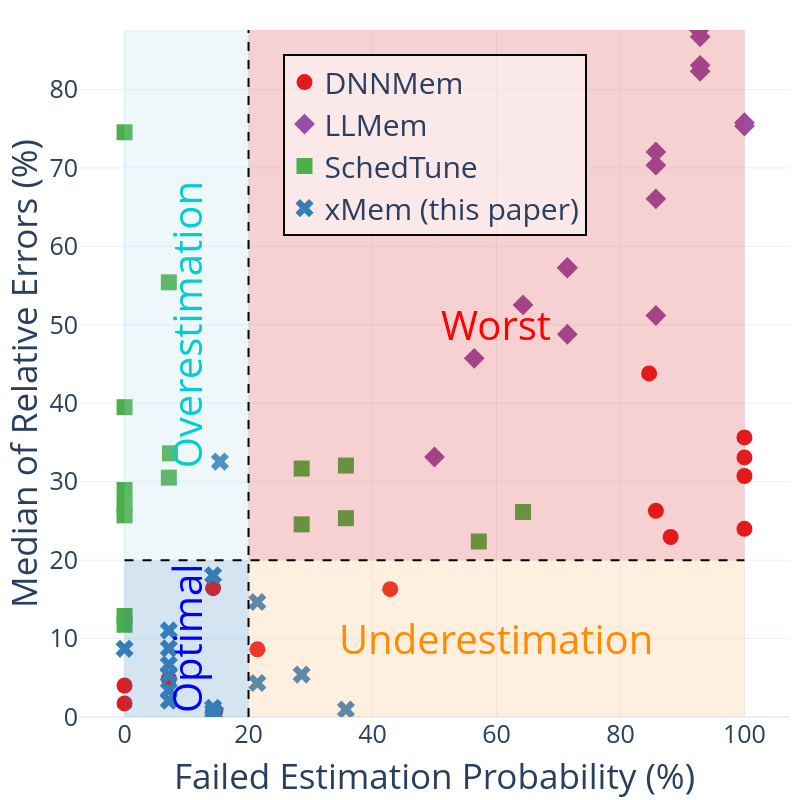

The code cell stored with this chart in its notebook:
### Markdown cell above
## Four Quadrant Analysis for SGD

### Code cell
fig = e_plot.plot_probability_estimation_vs_error_scatter_diagram_model_base(
    title="Evaluation-Comparison of Success Rate vs Relative Error-SGD",
    data_dir=anova_dir,
    optimiser="SGD",
    image_size=(800, 800),
    title_font_size=35,
    legend_font_size=30,
    tickfont_size=25,
    quadrant_font_size=40,
    marker_size=16,
    view_mode=view_mode
)
fig.show()

### Figure 1 — Plotly figure (JSON) as saved in the notebook; plotly's stock layout.template omitted (floating-point values rounded to 4 significant figures)
{"data": [{"customdata": [[18, 24], [42, 0], [0, 42], [36, 6], [33, 6], [42, 0], [6, 36], [6, 36], [6, 36], [9, 33], [0, 42], [6, 35], [3, 39], [42, 0], [42, 0], [37, 5]], "hovertemplate": "tool=DNNMem<br>Failed Estimation Probability  (%)=%{x}<br>Relative Error (%)=%{y}<br>Correct_Estimation_False_Count=%{customdata[0]}<br>Correct_Estimation_True_Count=%{customdata[1]}<extra></extra>", "legendgroup": "DNNMem", "marker": {"color": "#e41a1c", "size": 16, "symbol": "circle"}, "mode": "markers", "name": "DNNMem", "orientation": "v", "showlegend": true, "type": "scatter", "x": [42.86, 100.0, 0.0, 85.71, 84.62, 100.0, 14.29, 14.29, 14.29, 21.43, 0.0, 14.63, 7.143, 100.0, 100.0, 88.1], "xaxis": "x", "y": [16.3, 35.64, 4.02, 26.29, 43.8, 30.73, 0.74, 16.42, 0.61, 8.63, 1.73, 0.74, 4.88, 33.09, 23.99, 22.95], "yaxis": "y"}, {"customdata": [[36, 6], [36, 6], [36, 6], [36, 6], [22, 17], [39, 3], [42, 0], [21, 21], [42, 0], [30, 12], [39, 3], [38, 3], [39, 3], [27, 15], [30, 12], [30, 12]], "hovertemplate": "tool=LLMem<br>Failed Estimation Probability  (%)=%{x}<br>Relative Error (%)=%{y}<br>Correct_Estimation_False_Count=%{customdata[0]}<br>Correct_Estimation_True_Count=%{customdata[1]}<extra></extra>", "legendgroup": "LLMem", "marker": {"color": "#984ea3", "size": 16, "symbol": "diamond"}, "mode": "markers", "name": "LLMem", "orientation": "v", "showlegend": true, "type": "scatter", "x": [85.71, 85.71, 85.71, 85.71, 56.41, 92.86, 100.0, 50.0, 100.0, 71.43, 92.86, 92.68, 92.86, 64.29, 71.43, 71.43], "xaxis": "x", "y": [51.19, 66.07, 70.35, 72.05, 45.73, 83.08, 75.77, 33.15, 75.34, 48.8, 86.73, 87.59, 82.32, 52.54, 57.23, 57.31], "yaxis": "y"}, {"customdata": [[15, 27], [27, 15], [0, 42], [0, 42], [0, 39], [24, 18], [0, 42], [0, 42], [3, 39], [0, 42], [3, 39], [3, 38], [12, 30], [0, 42], [15, 27], [12, 30]], "hovertemplate": "tool=SchedTune<br>Failed Estimation Probability  (%)=%{x}<br>Relative Error (%)=%{y}<br>Correct_Estimation_False_Count=%{customdata[0]}<br>Correct_Estimation_True_Count=%{customdata[1]}<extra></extra>", "legendgroup": "SchedTune", "marker": {"color": "#4daf4a", "size": 16, "symbol": "square"}, "mode": "markers", "name": "SchedTune", "orientation": "v", "showlegend": true, "type": "scatter", "x": [35.71, 64.29, 0.0, 0.0, 0.0, 57.14, 0.0, 0.0, 7.143, 0.0, 7.143, 7.317, 28.57, 0.0, 35.71, 28.57], "xaxis": "x", "y": [25.35, 26.14, 27.0, 11.76, 28.94, 22.38, 74.55, 39.5, 55.42, 25.71, 30.52, 33.62, 24.56, 12.88, 32.06, 31.68], "yaxis": "y"}, {"customdata": [[6, 36], [3, 39], [3, 39], [3, 39], [6, 33], [3, 39], [6, 36], [6, 36], [15, 27], [9, 33], [3, 39], [6, 35], [3, 39], [0, 42], [12, 30], [9, 33]], "hovertemplate": "tool=xMem (this paper)<br>Failed Estimation Probability  (%)=%{x}<br>Relative Error (%)=%{y}<br>Correct_Estimation_False_Count=%{customdata[0]}<br>Correct_Estimation_True_Count=%{customdata[1]}<extra></extra>", "legendgroup": "xMem (this paper)", "marker": {"color": "#377eb8", "size": 16, "symbol": "x"}, "mode": "markers", "name": "xMem (this paper)", "orientation": "v", "showlegend": true, "type": "scatter", "x": [14.29, 7.143, 7.143, 7.143, 15.38, 7.143, 14.29, 14.29, 35.71, 21.43, 7.143, 14.63, 7.143, 0.0, 28.57, 21.43], "xaxis": "x", "y": [0.7, 8.75, 5.36, 11.04, 32.56, 6.68, 1.18, 18.08, 0.95, 14.66, 2.09, 0.46, 3.4, 8.69, 5.41, 4.33], "yaxis": "y"}], "layout": {"annotations": [{"font": {"color": "blue", "size": 40}, "showarrow": false, "text": "Optimal", "textangle": -90, "x": 10.0, "xanchor": "center", "y": 10.0, "yanchor": "middle"}, {"font": {"color": "DarkOrange", "size": 40}, "showarrow": false, "text": "Underestimation", "x": 60.0, "xanchor": "center", "y": 10.0, "yanchor": "middle"}, {"font": {"color": "DarkTurquoise", "size": 40}, "showarrow": false, "text": "Overestimation", "textangle": -90, "x": 10.0, "xanchor": "center", "y": 50.0, "yanchor": "middle"}, {"font": {"color": "red", "size": 40}, "showarrow": false, "text": "Worst", "x": 60.0, "xanchor": "center", "y": 50.0, "yanchor": "middle"}], "font": {"size": 35}, "height": 800, "legend": {"bgcolor": "rgba(255,255,255,0.5)", "bordercolor": "Black", "borderwidth": 2, "font": {"size": 30}, "orientation": "v", "title": {}, "tracegroupgap": 0, "x": 0.5, "xanchor": "center", "y": 0.7, "yanchor": "bottom"}, "margin": {"b": 50, "l": 20, "r": 10, "t": 30}, "shapes": [{"fillcolor": "rgba(44, 123, 182, 0.2)", "line": {"width": 0}, "type": "rect", "x0": 0, "x1": 20, "y0": 0, "y1": 20}, {"fillcolor": "rgba(253, 174, 97, 0.2)", "line": {"width": 0}, "type": "rect", "x0": 20, "x1": 100, "y0": 0, "y1": 20}, {"fillcolor": "rgba(171, 217, 233, 0.2)", "line": {"width": 0}, "type": "rect", "x0": 0, "x1": 20, "y0": 20, "y1": 87.59}, {"fillcolor": "rgba(215, 25, 28, 0.2)", "line": {"width": 0}, "type": "rect", "x0": 20, "x1": 100, "y0": 20, "y1": 87.59}, {"line": {"color": "black", "dash": "dash", "width": 2}, "type": "line", "x0": 20, "x1": 20, "y0": 0, "y1": 87.59}, {"line": {"color": "black", "dash": "dash", "width": 2}, "type": "line", "x0": 0, "x1": 100, "y0": 20, "y1": 20}], "width": 800, "xaxis": {"anchor": "y", "domain": [0.0, 1.0], "tickfont": {"size": 25}, "title": {"font": {"size": 35}, "text": "Failed Estimation Probability (%)"}}, "yaxis": {"anchor": "x", "domain": [0.0, 1.0], "range": [0, 87.59], "tickfont": {"size": 25}, "title": {"font": {"size": 35}, "text": "Median of Relative Errors (%)"}}}}
